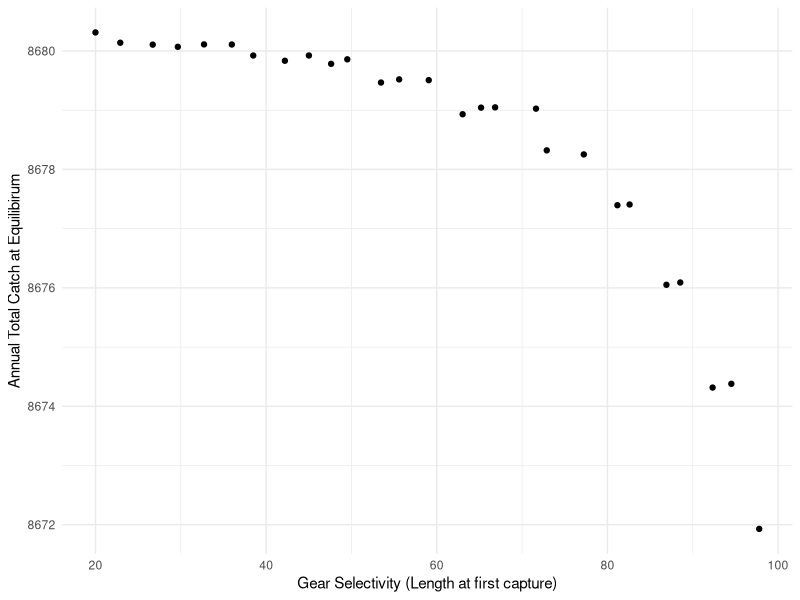
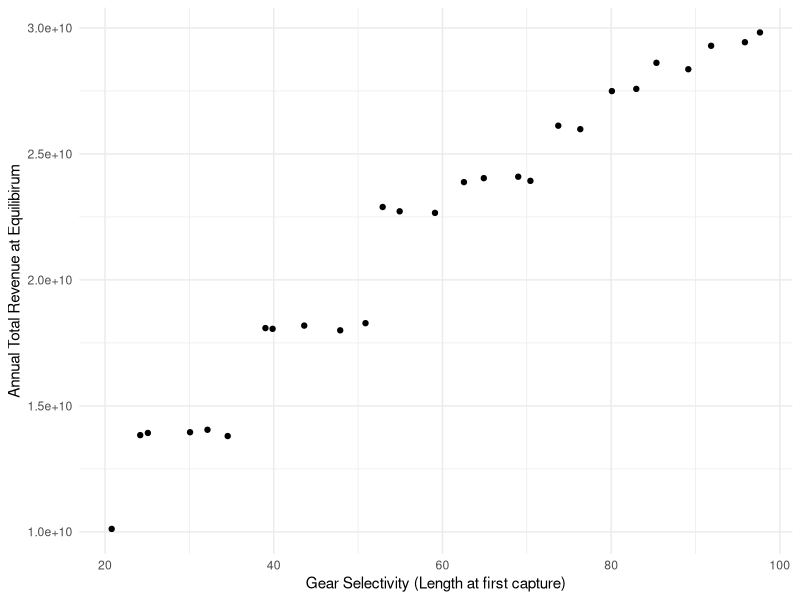

Source code (R) for these figures, in order:
## ---- chunk 1
rm(list=ls())


#Set Model----
NumYears = 50

R0 = 10

## ---- chunk 2
Linf = 122.1
K = 0.172
to = 0.919
  
Wa = 0.3
  
Wb = 2.824
  


#Length (cm) at which a fish is  mature

m = 55


#Natural mortality
M <- 0.258

F <- 0.3125

BHa <- 0.546 #this is made up

BHb <- 0.000089 #this is made up

## ---- chunk 3

#Our max age is 18 years
Age <- seq(1,18,1)

Length <- Linf*(1-exp(-K*(Age-to)))

#Converts lengths (cm) to weight (g)
Weight <- Wa*Length^Wb

#Length at first capture
Lc = seq(20, 100, 3 )

#Maturity
Ma = ifelse(Length < m, 0, 1)

#fecundity - produce about 41 eggs per gram 
#SOURCE: https://www.scribd.com/doc/81002346/Crecimiento-y-Reproduccion-de-corvina
fa <- Weight*41

#Price per kg is dependent on size of fish
Price <- c(10,50,80)
## ---- chunk 4
N_at <- data.frame(matrix(data = NA, ncol = max(Age), nrow = NumYears))
colnames(N_at) = as.character(c(Age))

Recruitment <- vector(length = NumYears)

Catch <- data.frame(matrix(data = NA, ncol = max(Age) + 1, nrow = NumYears))
colnames(Catch) <- as.character(c(Age,'Total'))
                        

Revenue <- data.frame(matrix(data = NA, ncol = 4, nrow = NumYears))
colnames(Revenue) =c('small',
                     'med',
                     'large',
                     'total')


#Scenarios based on length at first capture (Lc)



Results <- data.frame(matrix(data = NA, ncol = max(Age) + 3 , nrow = length(Lc)))
colnames(Results) <- as.character(c('Lc', Age,'Total.Catch','Total.Revenue'))

## ---- chunk 5



#this sets top left
N_at[1,1] = R0


#  Set inital condition in year t = 0 (assumes no fishing)
for (a in 1:17){
 
  N_at[1,a+1] = N_at[1,(a)]*exp(-M)
  
}



#Length (cm) at which a fish is vulnerable to fishing mortality



for (s in 1:length(Lc)) {
  
Va = ifelse(Length < Lc[s], 0, 1)

#Recruitment in year 1
Recruitment[1] = sum(N_at[1,]*fa*Ma)

Catch[1,] = 0

    
    for (t in 2:NumYears) {
      
    N_at[t,1] = Recruitment[t - 1] / (BHa + BHb*Recruitment[t - 1])
    
        for (a in 1:17) {
        
        
        # Introduce fishing as Va*F  
          N_at[t,a+1] = exp(-M - Va[a]*F)*N_at[(t - 1),(a)]
          
          
          
         #Catch by cohort = number of individual age a in year t - indvid. age a captured in year t
          
           Catch[t,a+1] = N_at[(t),(a+1)]*(1 - exp(-M - Va[a+1]*F))
          
           Catch[t,1] = 0
          
        }
    
     Catch$Total[t] = sum(Catch[t,1:18])  
    
     Recruitment[t] = sum(N_at[t,]*fa*Ma)
     
     #Calculate Revenue by commercial class
     
      Revenue[t,1] = sum(Weight[1:2]*Catch[t,1:2]*Price[1])
      
      Revenue[t,2] = sum(Weight[3:5]*Catch[t,3:5]*Price[2])
      
      Revenue[t,3] = sum(Weight[5:max(Age)]*Catch[t,5:max(Age)]*Price[3])
      
      Revenue[t,4] = sum(Revenue[t,1:3])
          
    }

Results[s,1] = Lc[s]

Results[s,2:19] = N_at[NumYears,]

Results[s,20] = Catch$Total[NumYears]

Results[s,21] = Revenue$total[NumYears]

}
## ---- chunk 6
library(ggplot2)

# Lc.Catch = 
  ggplot(Results, aes(x=Lc, y= Total.Catch)) +
              geom_jitter() +
              labs(x="Gear Selectivity (Length at first capture)", y = "Annual Total Catch at Equilibirum" ) +
              theme_minimal()
          
## ---- chunk 7

# 
# Lc.Rev =
  
  ggplot(Results, aes(x=Lc, y= Total.Revenue)) +
              geom_jitter() +
              labs(x="Gear Selectivity (Length at first capture)", y = "Annual Total Revenue at Equilibirum" ) +
              theme_minimal()
          
## ---- chunk 8


Lc.price = ggplot(Results, aes(x=Lc, y= (Total.Revenue/Total.Catch))) +
              geom_jitter() +
              theme_minimal()
          
## ---- chunk 9
# Revenue$Lc = seq(1:length(Revenue$small)) 
# 
# Revbar = gather(Revenue[, c(1:3,5)],'Size.Class' ,'Revenue', 1:3)
# 
# 
# library(ggplot2)
# 
# 
# ggplot(Revbar, aes(x= Lc, y= Revenue, fill =factor(Size.Class ))) +
#   geom_bar(stat="identity",position = "stack")
# 

#
## ---- chunk 10

# df.hist = stack(N_at[NumYears, ])
# 
# barplot(df.hist$values, names.arg = df.hist$ind)
# 
# CatchCurve <- lm(log(values) ~ ind, data = df.hist)
# 
# Z.est = -CatchCurve$coefficients[2]
# 
# print(Z.est)
## ---- chunk 11

#Calculate Revenue by commercial class------

# for (t in 1:NumYears){
# 
#   Revenue[t,1] = sum(Weight[1:2]*Catch[t,1:2]*Price[1])
#   
#   Revenue[t,2] = sum(Weight[3:5]*Catch[t,3:5]*Price[2])
#   
#   Revenue[t,3] = sum(Weight[5:max(Age)]*Catch[t,5:max(Age)]*Price[3])
#   
#   Revenue[t,4] = sum(Revenue[t,1:3])
#   
# }
